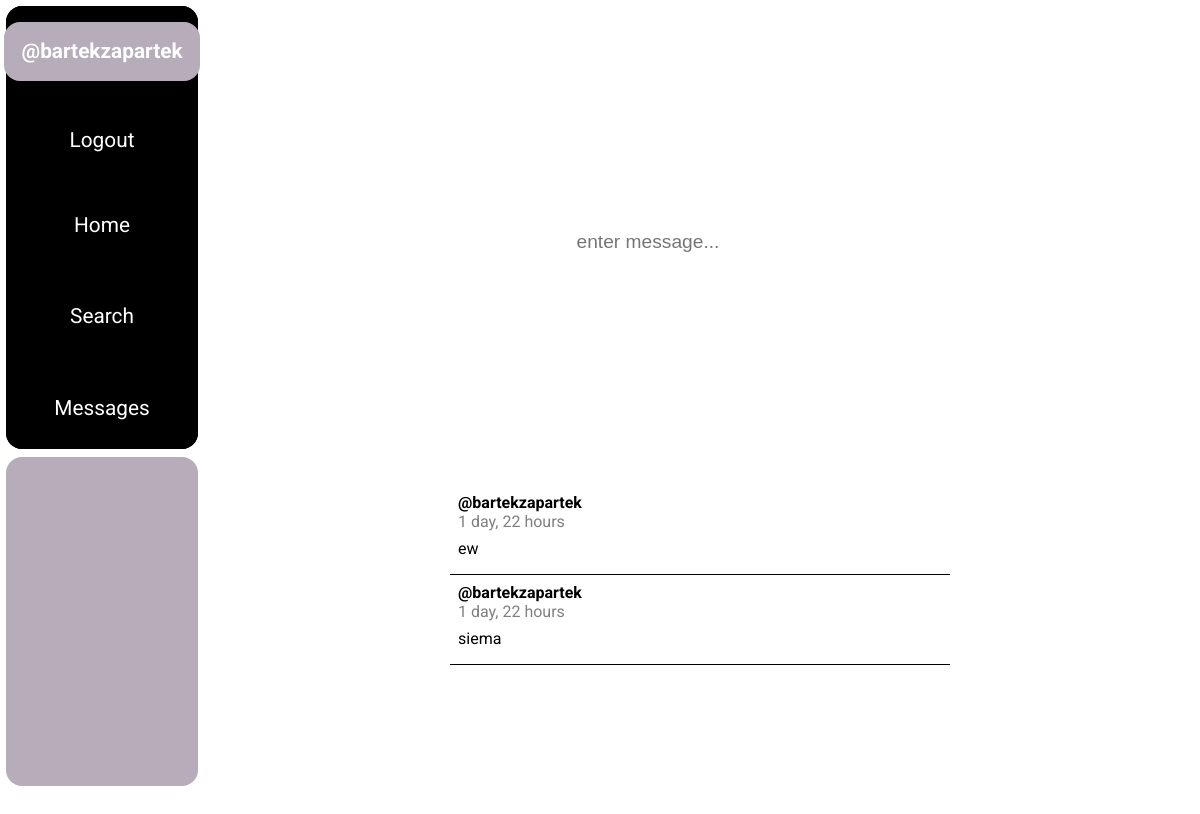
Page /chat/8/ (signed in) on the earlier database version.
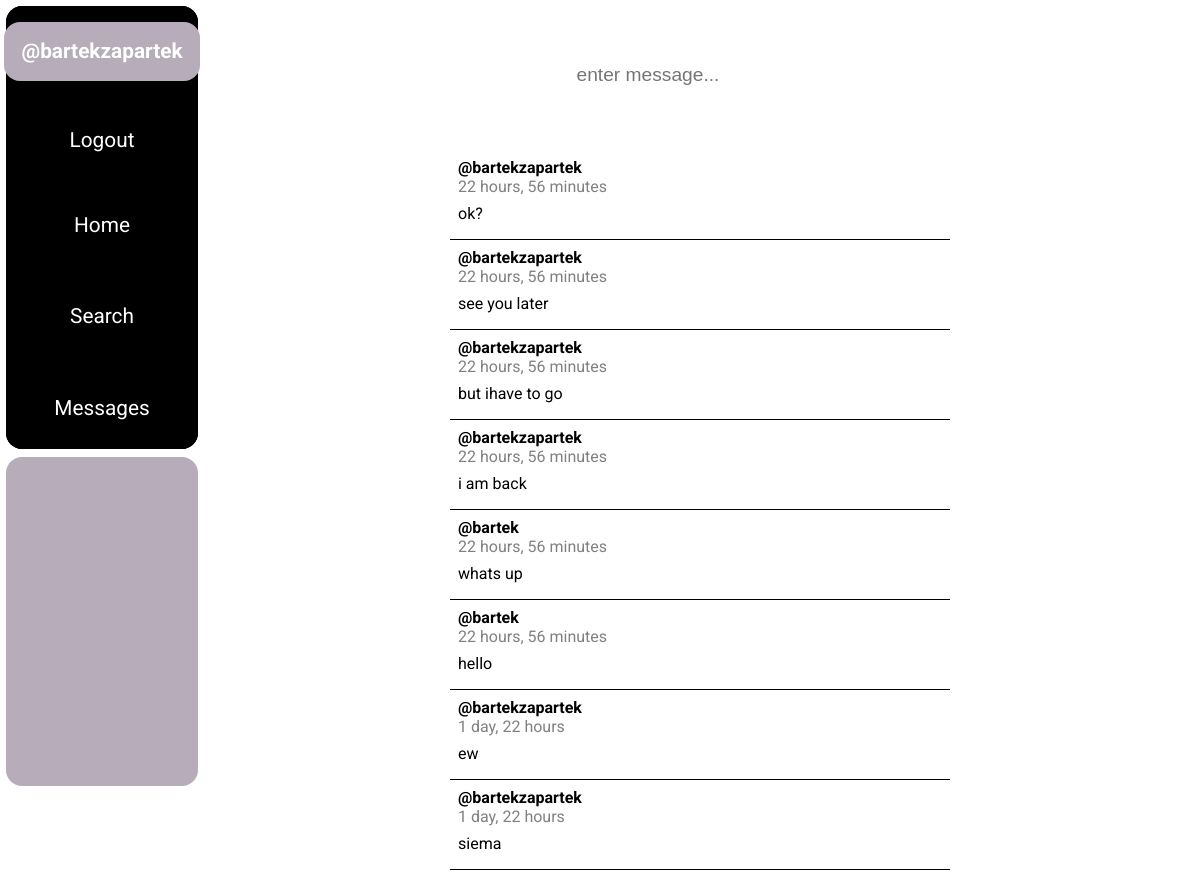
Same page on the later database version.
### base/models.py (models this page shows)
class Message(models.Model):
    chat = models.ForeignKey(Chat, on_delete = models.CASCADE)
    owner = models.ForeignKey(User, on_delete = models.CASCADE)
    body = models.TextField(blank = False, null = False)
    created = models.DateField(auto_now = True)
    updated = models.DateTimeField(auto_now_add = True)
    class Meta:
        ordering = ['-created', '-updated']

### base/views.py (the view, shortened to what this page needs)
# urls.py: path('chat/<str:pk>/', views.show_chat_content, name = 'chat-content'),
@login_required(login_url = 'login')
def show_chat_content(request, pk):
    chat_room = Chat.objects.get(id = pk)
    chat_content = chat_room.message_set.all()
    context = {'messages' : chat_content}
    return render(request, 'base/chat.html', context)

### base/templates/base/chat.html (shortened to what this page needs)
{% extends 'main.html' %}
{% block static %}
    {% load static %}
    <link rel="stylesheet" href="{% static 'base/chat.css' %}">
    <link rel="stylesheet" href="{% static 'base/components/comments-component.css' %}">
{% endblock static %}
{% block content %}
    <div class="chat-content-section">
        <form action="" method="post">
            <input type = 'text' placeholder = "enter message..." name = "message">
        </form>
        {% include 'base/components/comments-component.html' with comments=messages %}
    </div>
{% endblock content %}

### base/templates/base/components/comments-component.html
<div class="post-comment-section">
    {% for comment in comments %}
        <div class="post-comment">
            <div class="post-comment-owner">
                @{{ comment.owner.username }}
            </div>
            <div class="post-comment-date">
                {{ comment.created | timesince }}
            </div>
            <div class="post-comment-content">
                {{ comment.body }}
            </div>
        </div>
    {% endfor %}
</div>

Differences in the rows shown:
added Message: owner.username "bartekzapartek", created "22 hours, 56 minutes", body "ok?"
added Message: owner.username "bartekzapartek", created "22 hours, 56 minutes", body "see you later"
added Message: owner.username "bartekzapartek", created "22 hours, 56 minutes", body "but ihave to go"
added Message: owner.username "bartekzapartek", created "22 hours, 56 minutes", body "i am back"
added Message: owner.username "bartek", created "22 hours, 56 minutes", body "whats up"
added Message: owner.username "bartek", created "22 hours, 56 minutes", body "hello"
